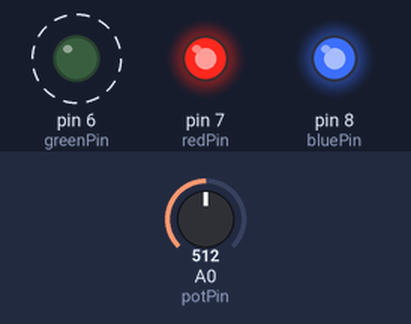
Simulated run of this sketch. Board: Arduino Uno, built with avr-gcc and run on an emulated ATmega328P. Shown: output pins drawn as LEDs (lit = HIGH). Dashed ring = blinking. Inputs (shaded band) come from the test bench; at power-on: A0 (potPin) = 512.

Above: at 1.2 s.
1.3 s: A0 (potPin) set to 452
4.3 s: A0 (potPin) set to 415
7.3 s: A0 (potPin) set to 0
At 8.34 s:
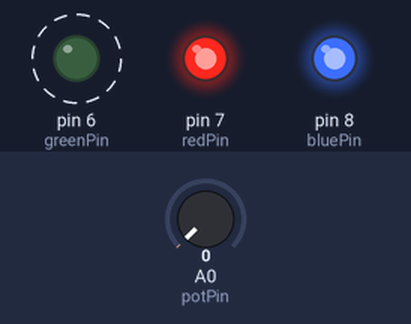
10.3 s: A0 (potPin) set to 22
At 13.17 s:
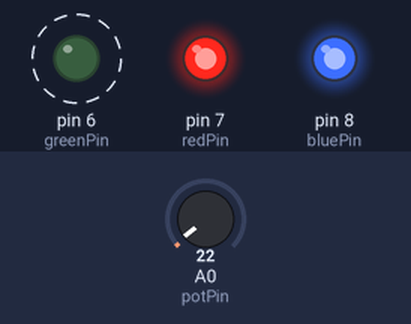
13.3 s: A0 (potPin) set to 511
At 15.5 s:
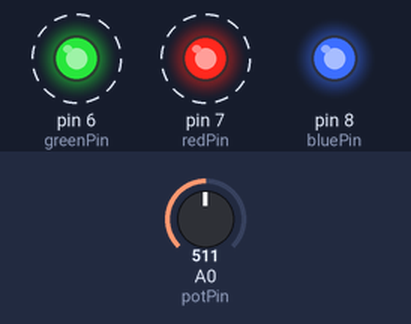
Timing chart, 0 to 17.3 s (numbered marks = the images above; inputs shaded):
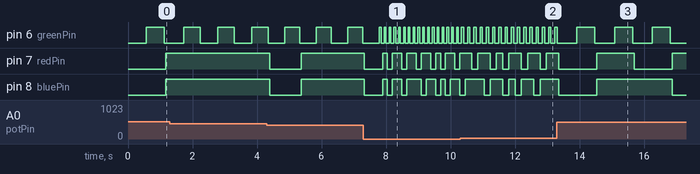

Measured:
- after the input at 7.3 s, pin 6 (greenPin): alternates HIGH for 0.05 s and LOW for 0.10 s, starting after 0.55 s
- after the input at 10.3 s, pin 6 (greenPin): alternates HIGH for 0.07 s and LOW for 0.12 s, starting after 0.23 s
- after the input at 13.3 s, pin 6 (greenPin): alternates HIGH for 0.56 s and LOW for 0.61 s, starting after 0.62 s
- by itself, pin 6 (greenPin): alternates HIGH for 0.46 s and LOW for 0.51 s
- by itself, pin 7 (redPin): alternates HIGH for 1.2 s and LOW for 1.2 s

The sketch:

clappingmusic.ino
```cpp
int const clappingpattern[] = {1,1,1,0,1,1,0,1,0,1,1,0,1,1,1,0,1,1,0,1,0,1,1,0,1,1,1,0,1,1,0,1,0,1,1,0};

int const bluePin = 8;
int const redPin = 7;
int const greenPin = 6;

int const potPin = A0;

int const MAX_BAR_SHIFT = 12;
int const MAX_BARS = 1;

int const offset = 50;

int count = 0;

int readWhileWait(int wait_time) {
  long long int end_millis = millis()+wait_time;
  while (millis()<end_millis){
    if (analogRead(potPin) != wait_time-offset){
      wait_time = offset + analogRead(potPin);
    }
  }
  return wait_time;
}

void setup() {
  // put your setup code here, to run once:
  pinMode(bluePin, OUTPUT);
  pinMode(redPin, OUTPUT);
  pinMode(greenPin, OUTPUT);
  //Serial.begin(9600);
}


void loop() {
  // put your main code here, to run repeatedly:
  int wait_time = offset + analogRead(potPin);
  count++;
  for (int bar_shift = 0; bar_shift < MAX_BAR_SHIFT; bar_shift++) {
    for (int bar_nr = 0; bar_nr < MAX_BARS; bar_nr++) {
      for (int note_nr = 0; note_nr < 12; note_nr++){
//        Serial.println(count);
//        Serial.println(bar_shift);
//        Serial.println(bar_nr);
//        Serial.println(note_nr);
        wait_time = readWhileWait(wait_time);
        digitalWrite(greenPin, HIGH);
        wait_time = readWhileWait(wait_time);
        digitalWrite(greenPin, LOW);
        delay(offset);
        if (clappingpattern[note_nr]) {
          digitalWrite(bluePin, HIGH);
        }else {
        digitalWrite(bluePin, LOW);
        }
        if (clappingpattern[note_nr+bar_shift]) {
          digitalWrite(redPin, HIGH);
        }else {
        digitalWrite(redPin, LOW);
        }
      }
    }
  }
}
```
